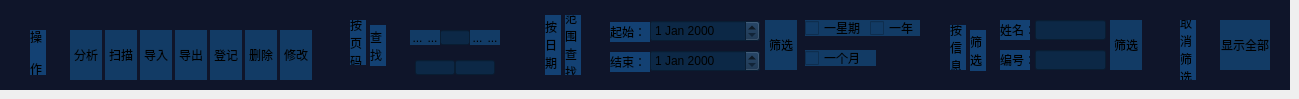
          <widget class="QWidget" name="pageData">
           <property name="styleSheet">
            <string notr="true">QGroupBox{background-color: rgb(15, 21, 42);
border:0px;
}
QToolButton{
background-color: rgb(18, 59, 101);
border:0px;
}
QLabel{
background-color: rgb(19, 65, 115);
border:0px;
}
QLineEdit{
border-image: url(:/IRProc/Pro-Rect1);
background-color: rgb(12,40,70);
}
QCheckBox{
background-color: rgb(18, 59, 101);
}</string>
           </property>
           <widget class="QGroupBox" name="groupBox_10">
            <property name="geometry">
             <rect>
              <x>0</x>
              <y>0</y>
              <width>320</width>
              <height>90</height>
             </rect>
            </property>
            <property name="minimumSize">
             <size>
              <width>0</width>
              <height>90</height>
             </size>
            </property>
            <property name="maximumSize">
             <size>
              <width>16777215</width>
              <height>90</height>
             </size>
            </property>
            <property name="styleSheet">
             <string notr="true">QGroupBox{
background-image: url(:/IRProc/Txcl-bg);
}</string>
            </property>
            <property name="title">
             <string/>
            </property>
            <widget class="QToolButton" name="btn_analyze">
             <property name="geometry">
              <rect>
               <x>70</x>
               <y>30</y>
               <width>32</width>
               <height>50</height>
              </rect>
             </property>
             <property name="minimumSize">
              <size>
               <width>32</width>
               <height>50</height>
              </size>
             </property>
             <property name="maximumSize">
              <size>
               <width>32</width>
               <height>50</height>
              </size>
             </property>
             <property name="styleSheet">
              <string notr="true"/>
             </property>
             <property name="text">
              <string>分析</string>
             </property>
             <property name="icon">
              <iconset resource="IRProc.qrc">
               <normaloff>:/IRProc/Data-Analyze</normaloff>:/IRProc/Data-Analyze</iconset>
             </property>
             <property name="iconSize">
              <size>
               <width>20</width>
               <height>20</height>
              </size>
             </property>
             <property name="toolButtonStyle">
              <enum>Qt::ToolButtonTextUnderIcon</enum>
             </property>
            </widget>
            <widget class="QToolButton" name="toolButton_27">
             <property name="geometry">
              <rect>
               <x>105</x>
               <y>30</y>
               <width>32</width>
               <height>50</height>
              </rect>
             </property>
             <property name="minimumSize">
              <size>
               <width>32</width>
               <height>50</height>
              </size>
             </property>
             <property name="maximumSize">
              <size>
               <width>32</width>
               <height>50</height>
              </size>
             </property>
             <property name="styleSheet">
              <string notr="true"/>
             </property>
             <property name="text">
              <string>扫描</string>
             </property>
             <property name="icon">
              <iconset resource="IRProc.qrc">
               <normaloff>:/IRProc/Data-Scan</normaloff>:/IRProc/Data-Scan</iconset>
             </property>
             <property name="iconSize">
              <size>
               <width>20</width>
               <height>20</height>
              </size>
             </property>
             <property name="toolButtonStyle">
              <enum>Qt::ToolButtonTextUnderIcon</enum>
             </property>
            </widget>
            <widget class="QToolButton" name="toolButton_28">
             <property name="geometry">
              <rect>
               <x>140</x>
               <y>30</y>
               <width>32</width>
               <height>50</height>
              </rect>
             </property>
             <property name="minimumSize">
              <size>
               <width>32</width>
               <height>50</height>
              </size>
             </property>
             <property name="maximumSize">
              <size>
               <width>32</width>
               <height>50</height>
              </size>
             </property>
             <property name="styleSheet">
              <string notr="true"/>
             </property>
             <property name="text">
              <string>导入</string>
             </property>
             <property name="icon">
              <iconset resource="IRProc.qrc">
               <normaloff>:/IRProc/Data-In</normaloff>:/IRProc/Data-In</iconset>
             </property>
             <property name="iconSize">
              <size>
               <width>20</width>
               <height>20</height>
              </size>
             </property>
             <property name="toolButtonStyle">
              <enum>Qt::ToolButtonTextUnderIcon</enum>
             </property>
            </widget>
            <widget class="QToolButton" name="toolButton_29">
             <property name="geometry">
              <rect>
               <x>175</x>
               <y>30</y>
               <width>32</width>
               <height>50</height>
              </rect>
             </property>
             <property name="minimumSize">
              <size>
               <width>32</width>
               <height>50</height>
              </size>
             </property>
             <property name="maximumSize">
              <size>
               <width>32</width>
               <height>50</height>
              </size>
             </property>
             <property name="styleSheet">
              <string notr="true"/>
             </property>
             <property name="text">
              <string>导出</string>
             </property>
             <property name="icon">
              <iconset resource="IRProc.qrc">
               <normaloff>:/IRProc/Data-Out</normaloff>:/IRProc/Data-Out</iconset>
             </property>
             <property name="iconSize">
              <size>
               <width>20</width>
               <height>20</height>
              </size>
             </property>
             <property name="toolButtonStyle">
              <enum>Qt::ToolButtonTextUnderIcon</enum>
             </property>
            </widget>
            <widget class="QToolButton" name="toolButton_31">
             <property name="geometry">
              <rect>
               <x>245</x>
               <y>30</y>
               <width>32</width>
               <height>50</height>
              </rect>
             </property>
             <property name="minimumSize">
              <size>
               <width>32</width>
               <height>50</height>
              </size>
             </property>
             <property name="maximumSize">
              <size>
               <width>32</width>
               <height>50</height>
              </size>
             </property>
             <property name="styleSheet">
              <string notr="true"/>
             </property>
             <property name="text">
              <string>删除</string>
             </property>
             <property name="icon">
              <iconset resource="IRProc.qrc">
               <normaloff>:/IRProc/Data-Del</normaloff>:/IRProc/Data-Del</iconset>
             </property>
             <property name="iconSize">
              <size>
               <width>20</width>
               <height>20</height>
              </size>
             </property>
             <property name="toolButtonStyle">
              <enum>Qt::ToolButtonTextUnderIcon</enum>
             </property>
            </widget>
            <widget class="QToolButton" name="toolButton_30">
             <property name="geometry">
              <rect>
               <x>210</x>
               <y>30</y>
               <width>32</width>
               <height>50</height>
              </rect>
             </property>
             <property name="minimumSize">
              <size>
               <width>32</width>
               <height>50</height>
              </size>
             </property>
             <property name="maximumSize">
              <size>
               <width>32</width>
               <height>50</height>
              </size>
             </property>
             <property name="styleSheet">
              <string notr="true"/>
             </property>
             <property name="text">
              <string>登记</string>
             </property>
             <property name="icon">
              <iconset resource="IRProc.qrc">
               <normaloff>:/IRProc/Data-Reg</normaloff>:/IRProc/Data-Reg</iconset>
             </property>
             <property name="iconSize">
              <size>
               <width>20</width>
               <height>20</height>
              </size>
             </property>
             <property name="toolButtonStyle">
              <enum>Qt::ToolButtonTextUnderIcon</enum>
             </property>
            </widget>
            <widget class="QToolButton" name="toolButton_32">
             <property name="geometry">
              <rect>
               <x>280</x>
               <y>30</y>
               <width>32</width>
               <height>50</height>
              </rect>
             </property>
             <property name="minimumSize">
              <size>
               <width>32</width>
               <height>50</height>
              </size>
             </property>
             <property name="maximumSize">
              <size>
               <width>32</width>
               <height>50</height>
              </size>
             </property>
             <property name="styleSheet">
              <string notr="true"/>
             </property>
             <property name="text">
              <string>修改</string>
             </property>
             <property name="icon">
              <iconset resource="IRProc.qrc">
               <normaloff>:/IRProc/Data-Change</normaloff>
               <normalon>:/IRProc/Data-Change</normalon>:/IRProc/Data-Change</iconset>
             </property>
             <property name="iconSize">
              <size>
               <width>20</width>
               <height>20</height>
              </size>
             </property>
             <property name="checkable">
              <bool>true</bool>
             </property>
             <property name="checked">
              <bool>false</bool>
             </property>
             <property name="toolButtonStyle">
              <enum>Qt::ToolButtonTextUnderIcon</enum>
             </property>
            </widget>
            <widget class="QLabel" name="label_25">
             <property name="geometry">
              <rect>
               <x>30</x>
               <y>30</y>
               <width>16</width>
               <height>45</height>
              </rect>
             </property>
             <property name="styleSheet">
              <string notr="true"/>
             </property>
             <property name="text">
              <string>操

作</string>
             </property>
            </widget>
           </widget>
           <widget class="QGroupBox" name="groupBox_11">
            <property name="geometry">
             <rect>
              <x>320</x>
              <y>0</y>
              <width>200</width>
              <height>90</height>
             </rect>
            </property>
            <property name="minimumSize">
             <size>
              <width>0</width>
              <height>90</height>
             </size>
            </property>
            <property name="maximumSize">
             <size>
              <width>16777215</width>
              <height>90</height>
             </size>
            </property>
            <property name="styleSheet">
             <string notr="true">QGroupBox{
background-image: url(:/IRProc/DataBg2);
}</string>
            </property>
            <property name="title">
             <string/>
            </property>
            <widget class="QLineEdit" name="lineEdit">
             <property name="geometry">
              <rect>
               <x>120</x>
               <y>30</y>
               <width>30</width>
               <height>15</height>
              </rect>
             </property>
             <property name="minimumSize">
              <size>
               <width>0</width>
               <height>15</height>
              </size>
             </property>
             <property name="maximumSize">
              <size>
               <width>16777215</width>
               <height>16</height>
              </size>
             </property>
             <property name="styleSheet">
              <string notr="true"/>
             </property>
            </widget>
            <widget class="QToolButton" name="toolButton_33">
             <property name="geometry">
              <rect>
               <x>105</x>
               <y>30</y>
               <width>15</width>
               <height>15</height>
              </rect>
             </property>
             <property name="minimumSize">
              <size>
               <width>15</width>
               <height>15</height>
              </size>
             </property>
             <property name="maximumSize">
              <size>
               <width>15</width>
               <height>15</height>
              </size>
             </property>
             <property name="styleSheet">
              <string notr="true">border-image: url(:/IRProc/Pro-Rect1);</string>
             </property>
             <property name="text">
              <string>...</string>
             </property>
             <property name="icon">
              <iconset resource="IRProc.qrc">
               <normaloff>:/IRProc/M-Left</normaloff>:/IRProc/M-Left</iconset>
             </property>
            </widget>
            <widget class="QToolButton" name="toolButton_34">
             <property name="geometry">
              <rect>
               <x>90</x>
               <y>30</y>
               <width>15</width>
               <height>15</height>
              </rect>
             </property>
             <property name="minimumSize">
              <size>
               <width>15</width>
               <height>15</height>
              </size>
             </property>
             <property name="maximumSize">
              <size>
               <width>15</width>
               <height>15</height>
              </size>
             </property>
             <property name="styleSheet">
              <string notr="true">border-image: url(:/IRProc/Pro-Rect1);</string>
             </property>
             <property name="text">
              <string>...</string>
             </property>
             <property name="icon">
              <iconset resource="IRProc.qrc">
               <normaloff>:/IRProc/Data-DLeft</normaloff>:/IRProc/Data-DLeft</iconset>
             </property>
            </widget>
            <widget class="QToolButton" name="toolButton_35">
             <property name="geometry">
              <rect>
               <x>150</x>
               <y>30</y>
               <width>15</width>
               <height>15</height>
              </rect>
             </property>
             <property name="minimumSize">
              <size>
               <width>15</width>
               <height>15</height>
              </size>
             </property>
             <property name="maximumSize">
              <size>
               <width>15</width>
               <height>15</height>
              </size>
             </property>
             <property name="styleSheet">
              <string notr="true">border-image: url(:/IRProc/Pro-Rect1);</string>
             </property>
             <property name="text">
              <string>...</string>
             </property>
             <property name="icon">
              <iconset resource="IRProc.qrc">
               <normaloff>:/IRProc/M-Right</normaloff>:/IRProc/M-Right</iconset>
             </property>
            </widget>
            <widget class="QToolButton" name="toolButton_36">
             <property name="geometry">
              <rect>
               <x>165</x>
               <y>30</y>
               <width>15</width>
               <height>15</height>
              </rect>
             </property>
             <property name="minimumSize">
              <size>
               <width>15</width>
               <height>15</height>
              </size>
             </property>
             <property name="maximumSize">
              <size>
               <width>15</width>
               <height>15</height>
              </size>
             </property>
             <property name="styleSheet">
              <string notr="true">border-image: url(:/IRProc/Pro-Rect1);</string>
             </property>
             <property name="text">
              <string>...</string>
             </property>
             <property name="icon">
              <iconset resource="IRProc.qrc">
               <normaloff>:/IRProc/Data-DRight</normaloff>:/IRProc/Data-DRight</iconset>
             </property>
            </widget>
            <widget class="QLineEdit" name="lineEdit_2">
             <property name="geometry">
              <rect>
               <x>95</x>
               <y>60</y>
               <width>40</width>
               <height>15</height>
              </rect>
             </property>
             <property name="styleSheet">
              <string notr="true"/>
             </property>
            </widget>
            <widget class="QLineEdit" name="lineEdit_3">
             <property name="geometry">
              <rect>
               <x>135</x>
               <y>60</y>
               <width>40</width>
               <height>15</height>
              </rect>
             </property>
             <property name="styleSheet">
              <string notr="true"/>
             </property>
            </widget>
            <widget class="QLabel" name="label_26">
             <property name="geometry">
              <rect>
               <x>30</x>
               <y>20</y>
               <width>16</width>
               <height>45</height>
              </rect>
             </property>
             <property name="styleSheet">
              <string notr="true"/>
             </property>
             <property name="text">
              <string>按
页
码</string>
             </property>
            </widget>
            <widget class="QLabel" name="label_27">
             <property name="geometry">
              <rect>
               <x>50</x>
               <y>25</y>
               <width>16</width>
               <height>41</height>
              </rect>
             </property>
             <property name="styleSheet">
              <string notr="true"/>
             </property>
             <property name="text">
              <string>查
找</string>
             </property>
            </widget>
           </widget>
           <widget class="QGroupBox" name="groupBox_12">
            <property name="geometry">
             <rect>
              <x>520</x>
              <y>0</y>
              <width>400</width>
              <height>90</height>
             </rect>
            </property>
            <property name="minimumSize">
             <size>
              <width>0</width>
              <height>90</height>
             </size>
            </property>
            <property name="maximumSize">
             <size>
              <width>16777215</width>
              <height>90</height>
             </size>
            </property>
            <property name="styleSheet">
             <string notr="true">QGroupBox{
background-image: url(:/IRProc/DataBg3);

}</string>
            </property>
            <property name="title">
             <string/>
            </property>
            <widget class="QDateEdit" name="dateEdit">
             <property name="geometry">
              <rect>
               <x>130</x>
               <y>20</y>
               <width>110</width>
               <height>22</height>
              </rect>
             </property>
             <property name="styleSheet">
              <string notr="true">background-image: url();
background-color: rgb(12,40,70);
border-image: url(:/IRProc/Pro-Rect1);</string>
             </property>
            </widget>
            <widget class="QLabel" name="label">
             <property name="geometry">
              <rect>
               <x>90</x>
               <y>22</y>
               <width>40</width>
               <height>20</height>
              </rect>
             </property>
             <property name="styleSheet">
              <string notr="true"/>
             </property>
             <property name="text">
              <string>起始：</string>
             </property>
            </widget>
            <widget class="QLabel" name="label_3">
             <property name="geometry">
              <rect>
               <x>90</x>
               <y>52</y>
               <width>40</width>
               <height>20</height>
              </rect>
             </property>
             <property name="styleSheet">
              <string notr="true"/>
             </property>
             <property name="text">
              <string>结束：</string>
             </property>
            </widget>
            <widget class="QDateEdit" name="dateEdit_2">
             <property name="geometry">
              <rect>
               <x>130</x>
               <y>50</y>
               <width>110</width>
               <height>22</height>
              </rect>
             </property>
             <property name="styleSheet">
              <string notr="true">background-image: url();
background-color: rgb(12,40,70);
border-image: url(:/IRProc/Pro-Rect1);</string>
             </property>
            </widget>
            <widget class="QToolButton" name="toolButton_37">
             <property name="geometry">
              <rect>
               <x>245</x>
               <y>20</y>
               <width>32</width>
               <height>50</height>
              </rect>
             </property>
             <property name="minimumSize">
              <size>
               <width>32</width>
               <height>50</height>
              </size>
             </property>
             <property name="maximumSize">
              <size>
               <width>50</width>
               <height>166667</height>
              </size>
             </property>
             <property name="styleSheet">
              <string notr="true"/>
             </property>
             <property name="text">
              <string>筛选</string>
             </property>
             <property name="icon">
              <iconset resource="IRProc.qrc">
               <normaloff>:/IRProc/Data-Filter</normaloff>:/IRProc/Data-Filter</iconset>
             </property>
             <property name="iconSize">
              <size>
               <width>24</width>
               <height>24</height>
              </size>
             </property>
             <property name="toolButtonStyle">
              <enum>Qt::ToolButtonTextUnderIcon</enum>
             </property>
            </widget>
            <widget class="QCheckBox" name="checkBox_10">
             <property name="geometry">
              <rect>
               <x>285</x>
               <y>20</y>
               <width>71</width>
               <height>16</height>
              </rect>
             </property>
             <property name="styleSheet">
              <string notr="true"/>
             </property>
             <property name="text">
              <string>一星期</string>
             </property>
            </widget>
            <widget class="QCheckBox" name="checkBox_11">
             <property name="geometry">
              <rect>
               <x>350</x>
               <y>20</y>
               <width>51</width>
               <height>16</height>
              </rect>
             </property>
             <property name="styleSheet">
              <string notr="true"/>
             </property>
             <property name="text">
              <string>一年</string>
             </property>
            </widget>
            <widget class="QCheckBox" name="checkBox_12">
             <property name="geometry">
              <rect>
               <x>285</x>
               <y>50</y>
               <width>71</width>
               <height>16</height>
              </rect>
             </property>
             <property name="styleSheet">
              <string notr="true"/>
             </property>
             <property name="text">
              <string>一个月</string>
             </property>
            </widget>
            <widget class="QLabel" name="label_28">
             <property name="geometry">
              <rect>
               <x>25</x>
               <y>15</y>
               <width>16</width>
               <height>60</height>
              </rect>
             </property>
             <property name="styleSheet">
              <string notr="true"/>
             </property>
             <property name="text">
              <string>按
日
期</string>
             </property>
            </widget>
            <widget class="QLabel" name="label_29">
             <property name="geometry">
              <rect>
               <x>45</x>
               <y>15</y>
               <width>16</width>
               <height>60</height>
              </rect>
             </property>
             <property name="styleSheet">
              <string notr="true"/>
             </property>
             <property name="text">
              <string>范
围
查
找</string>
             </property>
            </widget>
           </widget>
           <widget class="QGroupBox" name="groupBox_13">
            <property name="geometry">
             <rect>
              <x>920</x>
              <y>0</y>
              <width>230</width>
              <height>90</height>
             </rect>
            </property>
            <property name="minimumSize">
             <size>
              <width>0</width>
              <height>90</height>
             </size>
            </property>
            <property name="maximumSize">
             <size>
              <width>16777215</width>
              <height>90</height>
             </size>
            </property>
            <property name="styleSheet">
             <string notr="true">QGroupBox{
background-image: url(:/IRProc/DataBg2);
}</string>
            </property>
            <property name="title">
             <string/>
            </property>
            <widget class="QLabel" name="label_5">
             <property name="geometry">
              <rect>
               <x>80</x>
               <y>20</y>
               <width>30</width>
               <height>20</height>
              </rect>
             </property>
             <property name="styleSheet">
              <string notr="true"/>
             </property>
             <property name="text">
              <string>姓名：</string>
             </property>
            </widget>
            <widget class="QLabel" name="label_6">
             <property name="geometry">
              <rect>
               <x>80</x>
               <y>50</y>
               <width>30</width>
               <height>20</height>
              </rect>
             </property>
             <property name="styleSheet">
              <string notr="true"/>
             </property>
             <property name="text">
              <string>编号：</string>
             </property>
            </widget>
            <widget class="QLineEdit" name="lineEdit_4">
             <property name="geometry">
              <rect>
               <x>115</x>
               <y>20</y>
               <width>71</width>
               <height>20</height>
              </rect>
             </property>
             <property name="styleSheet">
              <string notr="true"/>
             </property>
            </widget>
            <widget class="QLineEdit" name="lineEdit_5">
             <property name="geometry">
              <rect>
               <x>115</x>
               <y>50</y>
               <width>71</width>
               <height>20</height>
              </rect>
             </property>
             <property name="styleSheet">
              <string notr="true"/>
             </property>
            </widget>
            <widget class="QToolButton" name="toolButton_38">
             <property name="geometry">
              <rect>
               <x>190</x>
               <y>20</y>
               <width>32</width>
               <height>50</height>
              </rect>
             </property>
             <property name="minimumSize">
              <size>
               <width>32</width>
               <height>50</height>
              </size>
             </property>
             <property name="maximumSize">
              <size>
               <width>32</width>
               <height>50</height>
              </size>
             </property>
             <property name="styleSheet">
              <string notr="true"/>
             </property>
             <property name="text">
              <string>筛选</string>
             </property>
             <property name="icon">
              <iconset resource="IRProc.qrc">
               <normaloff>:/IRProc/Data-Filter</normaloff>:/IRProc/Data-Filter</iconset>
             </property>
             <property name="iconSize">
              <size>
               <width>24</width>
               <height>24</height>
              </size>
             </property>
             <property name="toolButtonStyle">
              <enum>Qt::ToolButtonTextUnderIcon</enum>
             </property>
            </widget>
            <widget class="QLabel" name="label_30">
             <property name="geometry">
              <rect>
               <x>30</x>
               <y>25</y>
               <width>16</width>
               <height>45</height>
              </rect>
             </property>
             <property name="styleSheet">
              <string notr="true"/>
             </property>
             <property name="text">
              <string>按
信
息</string>
             </property>
            </widget>
            <widget class="QLabel" name="label_31">
             <property name="geometry">
              <rect>
               <x>50</x>
               <y>30</y>
               <width>16</width>
               <height>41</height>
              </rect>
             </property>
             <property name="styleSheet">
              <string notr="true"/>
             </property>
             <property name="text">
              <string>筛
选</string>
             </property>
            </widget>
           </widget>
           <widget class="QGroupBox" name="groupBox_14">
            <property name="geometry">
             <rect>
              <x>1150</x>
              <y>0</y>
              <width>140</width>
              <height>90</height>
             </rect>
            </property>
            <property name="minimumSize">
             <size>
              <width>0</width>
              <height>90</height>
             </size>
            </property>
            <property name="maximumSize">
             <size>
              <width>16777215</width>
              <height>90</height>
             </size>
            </property>
            <property name="styleSheet">
             <string notr="true">QGroupBox{
background-image: url(:/IRProc/DataBg4);
}</string>
            </property>
            <property name="title">
             <string/>
            </property>
            <widget class="QToolButton" name="toolButton_39">
             <property name="geometry">
              <rect>
               <x>70</x>
               <y>20</y>
               <width>50</width>
               <height>50</height>
              </rect>
             </property>
             <property name="sizePolicy">
              <sizepolicy hsizetype="Fixed" vsizetype="Fixed">
               <horstretch>0</horstretch>
               <verstretch>0</verstretch>
              </sizepolicy>
             </property>
             <property name="minimumSize">
              <size>
               <width>50</width>
               <height>50</height>
              </size>
             </property>
             <property name="maximumSize">
              <size>
               <width>50</width>
               <height>50</height>
              </size>
             </property>
             <property name="styleSheet">
              <string notr="true"/>
             </property>
             <property name="text">
              <string>显示全部</string>
             </property>
             <property name="icon">
              <iconset resource="IRProc.qrc">
               <normaloff>:/IRProc/Data-Show-All</normaloff>:/IRProc/Data-Show-All</iconset>
             </property>
             <property name="iconSize">
              <size>
               <width>48</width>
               <height>48</height>
              </size>
             </property>
             <property name="toolButtonStyle">
              <enum>Qt::ToolButtonTextUnderIcon</enum>
             </property>
            </widget>
            <widget class="QLabel" name="label_32">
             <property name="geometry">
              <rect>
               <x>30</x>
               <y>20</y>
               <width>16</width>
               <height>60</height>
              </rect>
             </property>
             <property name="styleSheet">
              <string notr="true"/>
             </property>
             <property name="text">
              <string>取
消
筛
选</string>
             </property>
            </widget>
           </widget>
          </widget>
